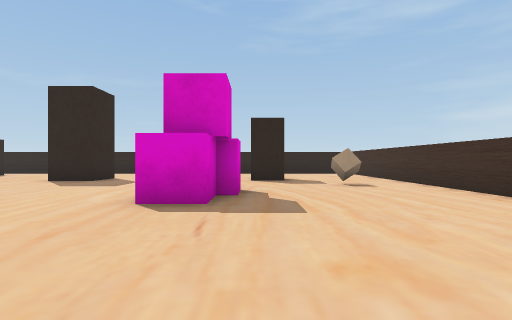
[1] (above)

20 first-person views from a walk through a 3-D level made in the Unity game engine. The camera is 0.62 m above the floor, looks level and sees 80° across. The floor is counted in squares, 1 m on a side. Each view is taken from the middle of a square. On the plan, view 1 faces up. The plan holds only what a view shows up to about 9 squares ahead; the rest is blank. The player character is not drawn.

[2]
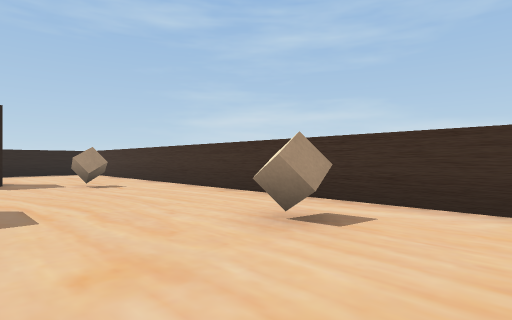

[3]
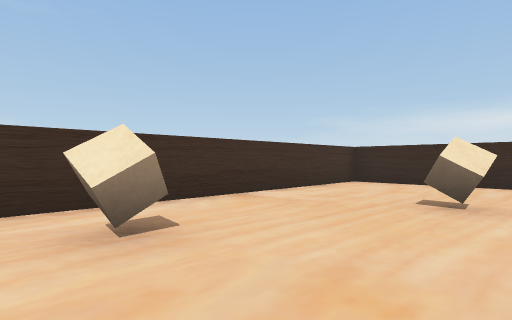

[4]
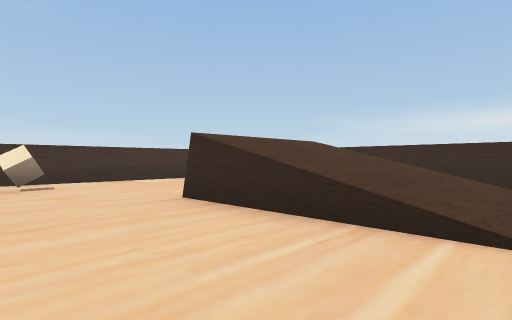

[5]
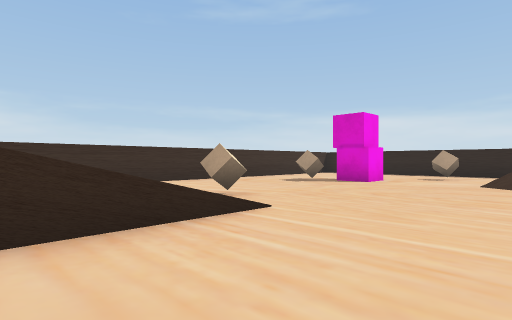

[6]
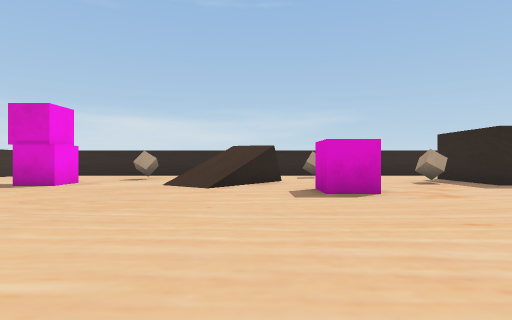

[7]
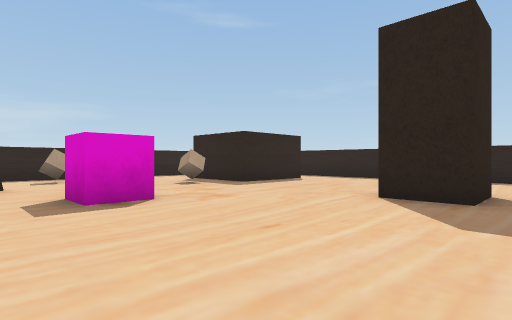

[8]
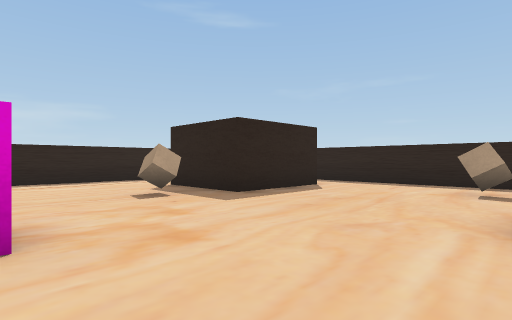

[9]
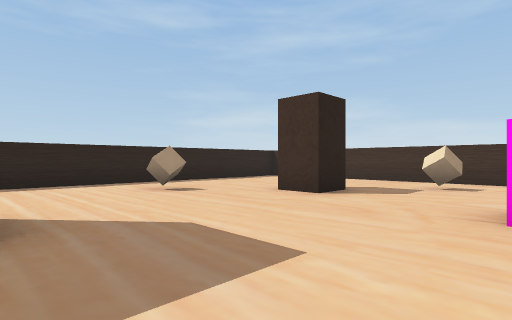

[10]
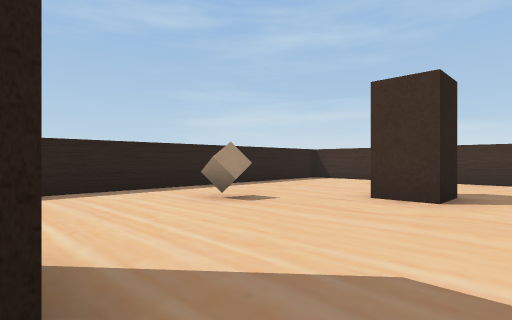

[11]
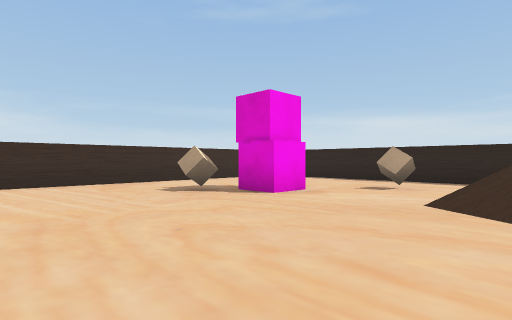

[12]
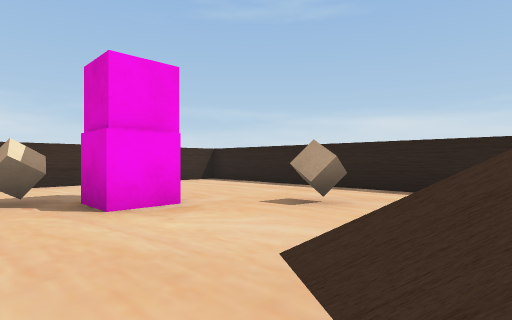

[13]
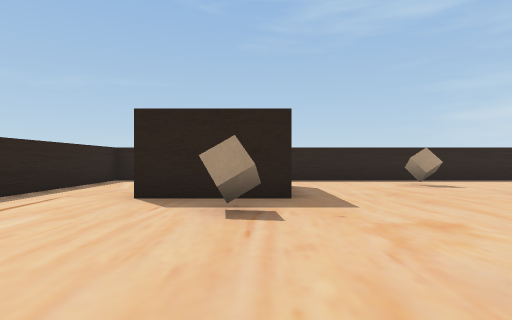

[14]
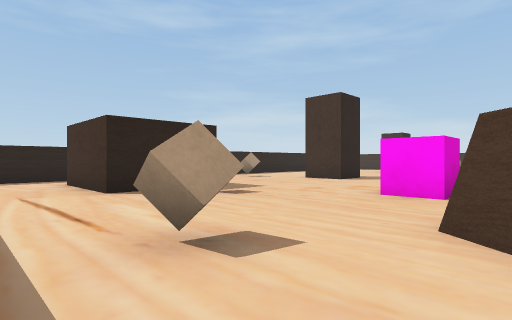

[15]
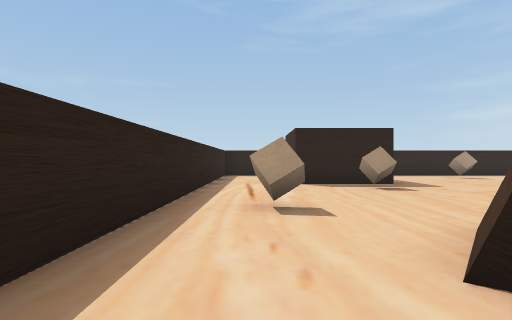

[16]
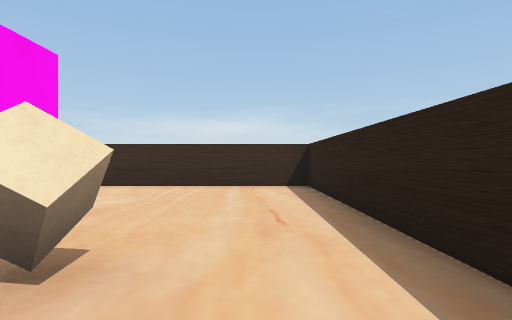

[17]
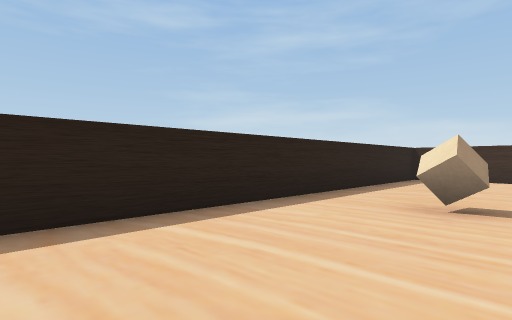

[18]
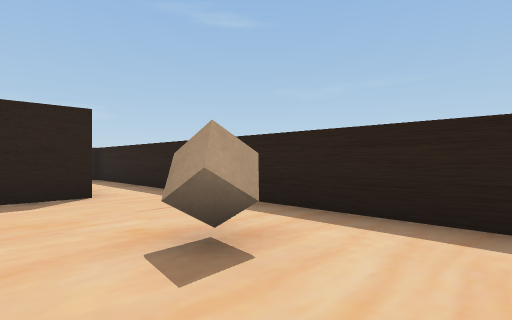

[19]
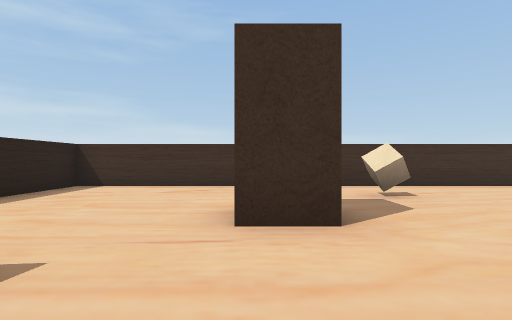

[20]
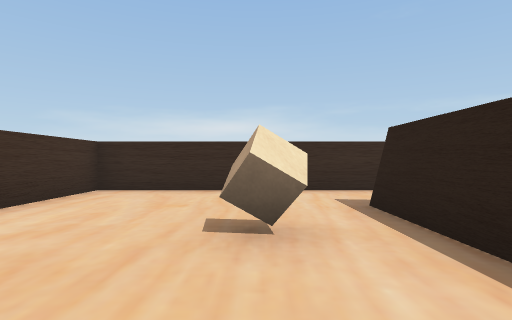

### Floor plan
Key: @ floor where view 1 was taken; # wall or solid block; . floor; / step, stairs or slope; = window, fence, low wall or low ledge; O other object.
Columns run from 16 left of view 1 to 4 right of it. Each row starts with its distance up from view 1.
 15 #####################
 14 #...................#
 13 #...................#
 12 #..###...O....O.....#
 11 #..###..............#
 10 #..###.... #....#...#
  9 #....O....##........#
  8 #.................O.#
  7 #...................#
  6 #.O....O.......O....#
  5 #..............O....#
  4 #...=/..............#
  3 #...///.............#
  2 # . .=.............O#
  1 #...................#
  0 #..O......./////@...#
 -1 #....O....O/////....#
 -2 #....OO..../////.O..#
 -3 #.......... =//#....#
 -4 #..........    .....#
 -5 #####################

Positions as (right, up) in squares from view 1, and headings:
1: (0, 0), facing up
2: (0, 0), facing up-right
3: (0, 3), facing down-right
4: (-5, 3), facing down-right
5: (-2, 3), facing down-left
6: (-3, 4), facing left
7: (-4, 4), facing up-left
8: (-6, 6), facing up-left
9: (-5, 6), facing up-right
10: (-5, 8), facing up-right
11: (-6, 3), facing down-left
12: (-9, 3), facing down-left
13: (-11, 5), facing up
14: (-15, 4), facing up-right
15: (-14, 2), facing up
16: (-14, 2), facing down
17: (-6, 11), facing up-right
18: (-5, 11), facing up-left
19: (-3, 10), facing right
20: (1, 1), facing down
